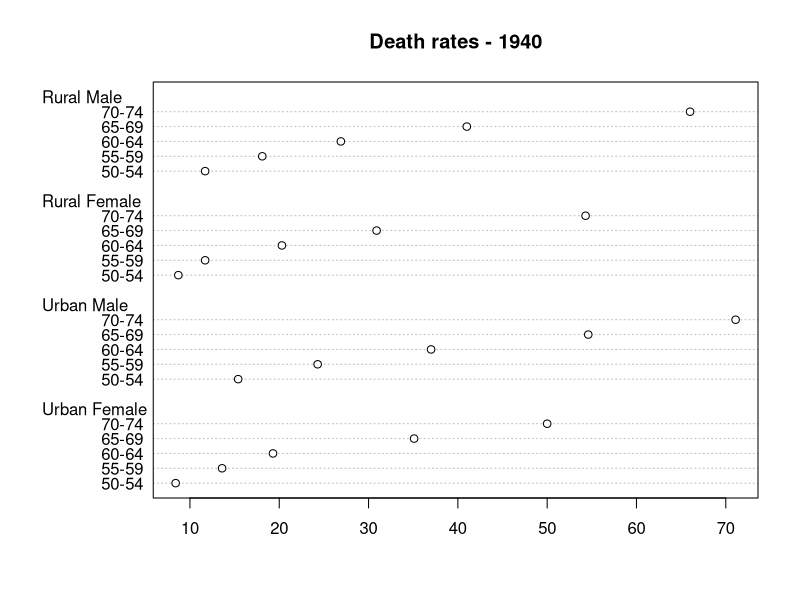

Generate this figure with R:
#' ---
#' title: "A R Script can be rendered!"
#' output: github_document
#' ---
#' 
#' Sum the built-in
#' dataset `VADeaths`
#' 
#  Here is a regular code comment, that remians as such
summary(VADeaths)


#' Can use markdown syntax
#' **bold** 
#' 
#' A example from `dotchat()` to make a Cleveland dot plot from `VADeaths` Data
#' And name this chuk so that the resulting PNG named.
#+ dotchart
dotchart(VADeaths, main = "Death rates - 1940")

